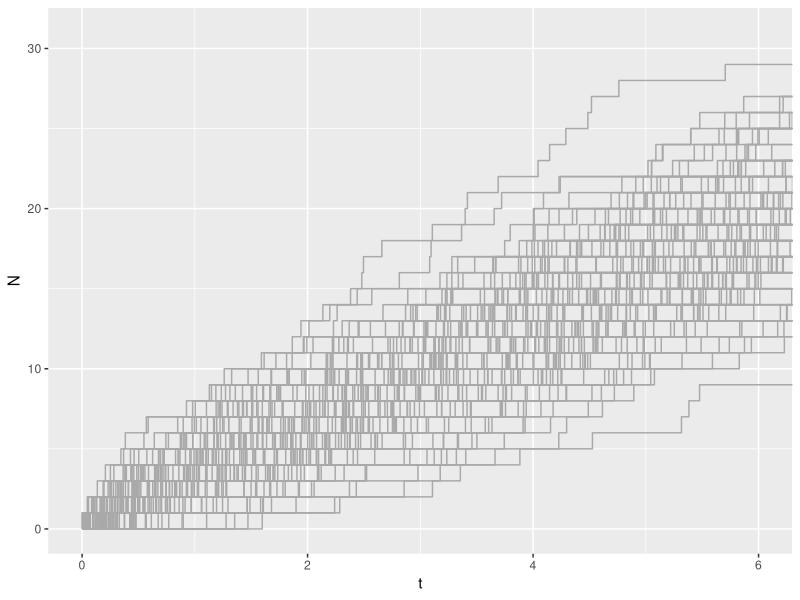

Recreate this plot in R.
## ---- more_than_200
# Poisson mean
lambda <- 3
# Calculating the number of days elapsed, which gives 59
t <- as.numeric(as.Date("2017-03-01") - as.Date("2017-01-01"), units="days")
ppois(200, lambda=lambda*t, lower=FALSE)

## ---- first_two_months
## Part 1: Simulating number of Poisson events during the first two months of 2017
observations = 1000  # Number of simulated observations

# Drawing samples from Poisson distribution
V <- rpois(observations, lambda=lambda*t)

# Calculating percentage of samples larger than 200
sum(V > 200) / observations * 100

## ---- tenth_arrival_time
## Part 2: Simulating arrival times of the tenth Poisson event
n <- 10 # Tenth event
# Drawing samples from the Gamma distribution
W <- rgamma(observations, n, lambda)
# Calculating the mean arrival time
mean(W)

## ---- simulations
## Part 3: Plotting 100 Poisson processes as a function of time

# Looking at 100 Poisson processes the first 6 days
processes = 100
t_max = 6

# Specifying data types and which data to plot
require(ggplot2)
df <- data.frame(t = numeric(), N = numeric())
g <- ggplot(df, aes(t, N))

# Generating the 100 independent Poisson processes
for(b in 1:100){
    # N(t=0) = 0, the first axiom of Poisson processes
    t <- c(0)
    repeat{
        # Generate the next event's arrival time as the
        # previous arrival time plus an exponentially
        # distributed interarrival time
        new_t = t[length(t)] + rexp(n=1, rate=lambda)
        if(new_t <= t_max){
            t <- c(t, new_t)
        }
        else{
            # t_max has been reached,
            # and this process simulation is finished
            # Adding dummy data point outside graphing area
            t <- c(t, new_t, new_t + 1)
            break
        }
    }
    N <- 0:(length(t)-1)
    new_row = data.frame(t, N)
    g <- g + geom_step(data=new_row, color="darkgrey")
}
g <- g + coord_cartesian(xlim = c(0, t_max)) 
print(g)